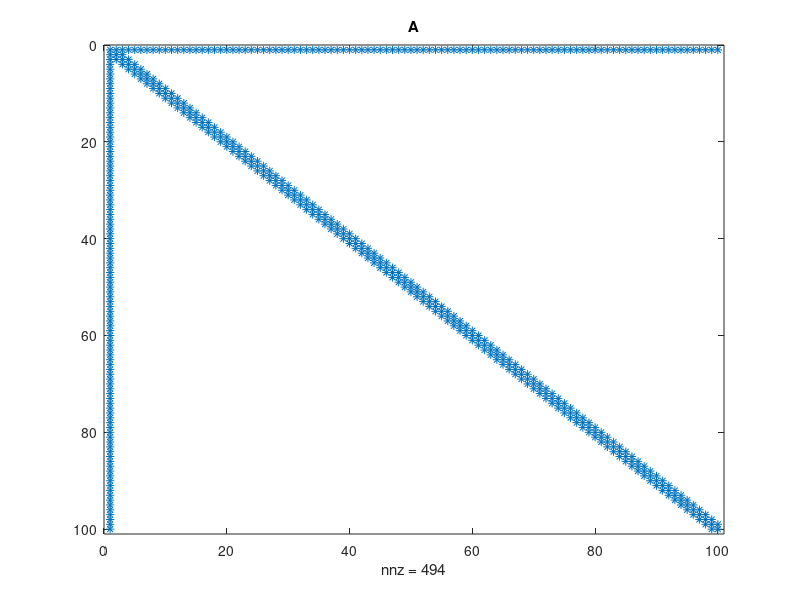
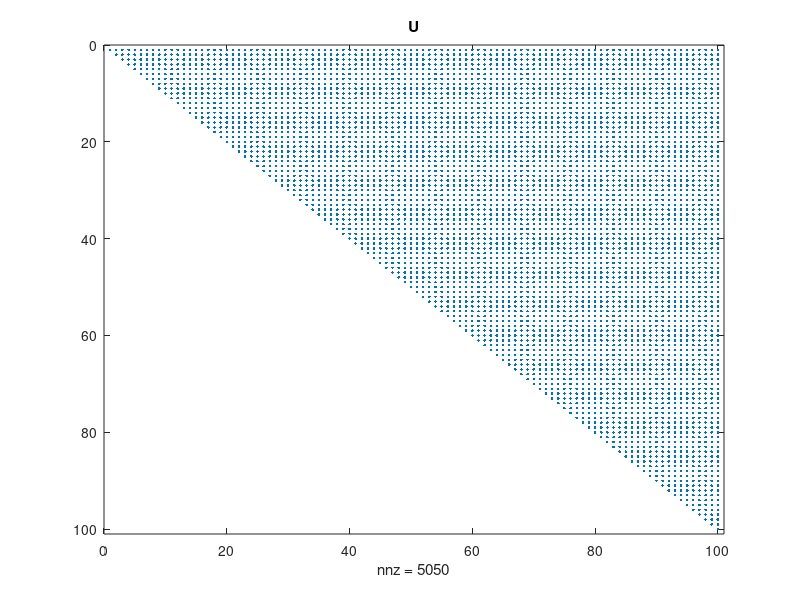
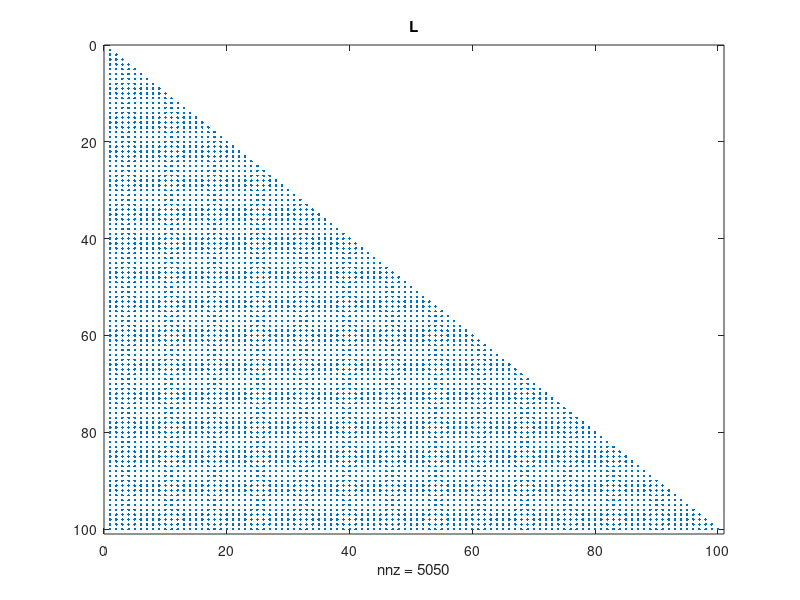

Write MATLAB code to recreate these figures, in order.
n = 100;
A = 4*diag(ones(n,1))-diag(ones(n-1,1),-1)-diag(ones(n-1,1),1);
A(1,:) = ones(1,n);
A(:,1) = ones(n,1);

figure; 
spy(A); title('A');

[L,U,P] = lu(A);

figure; 
spy(U); title('U');

figure; 
spy(L); title('L');